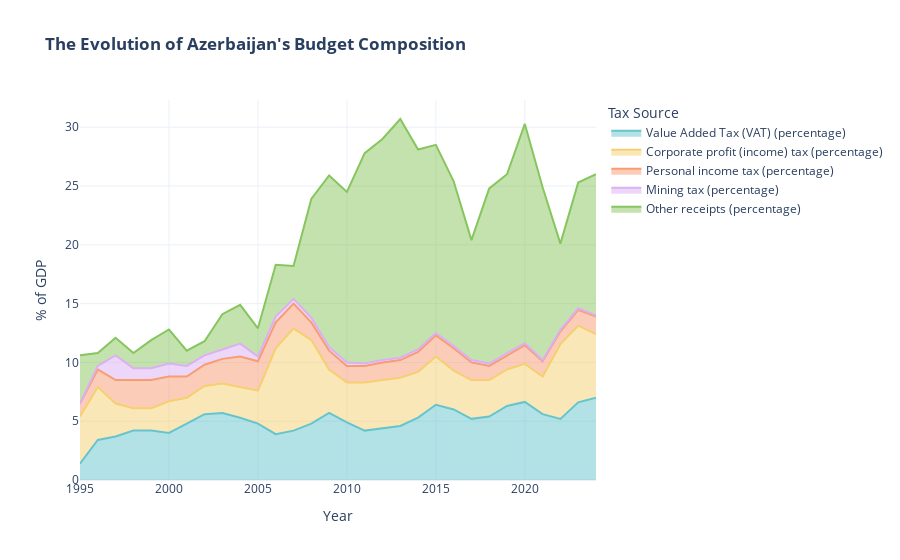

Notebook cell for this chart:
### Markdown cell above
This map shows which taxes move in the same direction. The red sections reveal that major revenues, like VAT and Income Tax, are closely linked; when the economy is doing well, these taxes usually rise together. On the other hand, taxes like the Mining Tax act differently because they depend on global market prices rather than local spending. This helps us see that while the core of the budget is stable and connected, some parts are more affected by outside world events.

### Code cell
major_taxes = [
    'VAT (%)', 'Corporate Profit Tax (%)',
    'Personal Income Tax (%)', 'Mining tax (%)', 'Other receipts (%)'
]
plot_cols = ['Value Added Tax (VAT) (percentage)', 'Corporate profit (income) tax (percentage)',
             'Personal income tax (percentage)', 'Mining tax (percentage)', 'Other receipts (percentage)']
df_long = df.melt(id_vars='Year', value_vars=plot_cols, var_name='Tax Source', value_name='% of GDP')
fig_area = px.area(df_long, x="Year", y="% of GDP", color="Tax Source",
                   title="<b>The Evolution of Azerbaijan's Budget Composition</b>",
                   template="plotly_white",
                   color_discrete_sequence=px.colors.qualitative.Pastel)
fig_area.show()

### Figure 1 — Plotly figure (JSON) as saved in the notebook; plotly's stock layout.template omitted (floating-point values rounded to 4 significant figures)
{"data": [{"fillpattern": {"shape": ""}, "hovertemplate": "Tax Source=Value Added Tax (VAT) (percentage)<br>Year=%{x}<br>% of GDP=%{y}<extra></extra>", "legendgroup": "Value Added Tax (VAT) (percentage)", "line": {"color": "rgb(102, 197, 204)"}, "marker": {"symbol": "circle"}, "mode": "lines", "name": "Value Added Tax (VAT) (percentage)", "orientation": "v", "showlegend": true, "stackgroup": "1", "x": [1995, 1996, 1997, 1998, 1999, 2000, 2001, 2002, 2003, 2004, 2005, 2006, 2007, 2008, 2009, 2010, 2011, 2012, 2013, 2014, 2015, 2016, 2017, 2018, 2019, 2020, 2021, 2022, 2023, 2024], "xaxis": "x", "y": [1.4, 3.4, 3.7, 4.2, 4.2, 4.0, 4.8, 5.6, 5.7, 5.3, 4.8, 3.9, 4.2, 4.8, 5.7, 4.9, 4.2, 4.4, 4.6, 5.3, 6.4, 6.0, 5.2, 5.4, 6.3, 6.64, 5.6, 5.19, 6.6, 7.0], "yaxis": "y", "type": "scatter"}, {"fillpattern": {"shape": ""}, "hovertemplate": "Tax Source=Corporate profit (income) tax (percentage)<br>Year=%{x}<br>% of GDP=%{y}<extra></extra>", "legendgroup": "Corporate profit (income) tax (percentage)", "line": {"color": "rgb(246, 207, 113)"}, "marker": {"symbol": "circle"}, "mode": "lines", "name": "Corporate profit (income) tax (percentage)", "orientation": "v", "showlegend": true, "stackgroup": "1", "x": [1995, 1996, 1997, 1998, 1999, 2000, 2001, 2002, 2003, 2004, 2005, 2006, 2007, 2008, 2009, 2010, 2011, 2012, 2013, 2014, 2015, 2016, 2017, 2018, 2019, 2020, 2021, 2022, 2023, 2024], "xaxis": "x", "y": [4.0, 4.5, 2.8, 1.9, 1.9, 2.7, 2.2, 2.4, 2.5, 2.6, 2.8, 7.3, 8.7, 7.1, 3.7, 3.4, 4.1, 4.1, 4.1, 3.9, 4.1, 3.3, 3.3, 3.1, 3.1, 3.24, 3.2, 6.36, 6.52, 5.4], "yaxis": "y", "type": "scatter"}, {"fillpattern": {"shape": ""}, "hovertemplate": "Tax Source=Personal income tax (percentage)<br>Year=%{x}<br>% of GDP=%{y}<extra></extra>", "legendgroup": "Personal income tax (percentage)", "line": {"color": "rgb(248, 156, 116)"}, "marker": {"symbol": "circle"}, "mode": "lines", "name": "Personal income tax (percentage)", "orientation": "v", "showlegend": true, "stackgroup": "1", "x": [1995, 1996, 1997, 1998, 1999, 2000, 2001, 2002, 2003, 2004, 2005, 2006, 2007, 2008, 2009, 2010, 2011, 2012, 2013, 2014, 2015, 2016, 2017, 2018, 2019, 2020, 2021, 2022, 2023, 2024], "xaxis": "x", "y": [1.1, 1.5, 2.0, 2.4, 2.4, 2.1, 1.8, 1.8, 2.1, 2.6, 2.5, 2.2, 2.1, 1.5, 1.6, 1.4, 1.4, 1.5, 1.5, 1.7, 1.8, 1.9, 1.5, 1.2, 1.2, 1.58, 1.3, 1.1, 1.35, 1.5], "yaxis": "y", "type": "scatter"}, {"fillpattern": {"shape": ""}, "hovertemplate": "Tax Source=Mining tax (percentage)<br>Year=%{x}<br>% of GDP=%{y}<extra></extra>", "legendgroup": "Mining tax (percentage)", "line": {"color": "rgb(220, 176, 242)"}, "marker": {"symbol": "circle"}, "mode": "lines", "name": "Mining tax (percentage)", "orientation": "v", "showlegend": true, "stackgroup": "1", "x": [1995, 1996, 1997, 1998, 1999, 2000, 2001, 2002, 2003, 2004, 2005, 2006, 2007, 2008, 2009, 2010, 2011, 2012, 2013, 2014, 2015, 2016, 2017, 2018, 2019, 2020, 2021, 2022, 2023, 2024], "xaxis": "x", "y": [0.0, 0.3, 2.1, 1.0, 1.0, 1.1, 0.9, 0.8, 0.8, 1.1, 0.4, 0.5, 0.4, 0.4, 0.3, 0.3, 0.2, 0.2, 0.2, 0.2, 0.2, 0.2, 0.2, 0.2, 0.2, 0.18, 0.1, 0.12, 0.13, 0.1], "yaxis": "y", "type": "scatter"}, {"fillpattern": {"shape": ""}, "hovertemplate": "Tax Source=Other receipts (percentage)<br>Year=%{x}<br>% of GDP=%{y}<extra></extra>", "legendgroup": "Other receipts (percentage)", "line": {"color": "rgb(135, 197, 95)"}, "marker": {"symbol": "circle"}, "mode": "lines", "name": "Other receipts (percentage)", "orientation": "v", "showlegend": true, "stackgroup": "1", "x": [1995, 1996, 1997, 1998, 1999, 2000, 2001, 2002, 2003, 2004, 2005, 2006, 2007, 2008, 2009, 2010, 2011, 2012, 2013, 2014, 2015, 2016, 2017, 2018, 2019, 2020, 2021, 2022, 2023, 2024], "xaxis": "x", "y": [4.1, 1.1, 1.5, 1.3, 2.4, 2.9, 1.3, 1.2, 3.0, 3.3, 2.4, 4.4, 2.8, 10.1, 14.6, 14.5, 17.9, 18.8, 20.3, 17.0, 16.0, 14.0, 10.2, 14.9, 15.2, 18.64, 14.7, 7.33, 10.7, 12.0], "yaxis": "y", "type": "scatter"}], "layout": {"xaxis": {"anchor": "y", "domain": [0.0, 1.0], "title": {"text": "Year"}}, "yaxis": {"anchor": "x", "domain": [0.0, 1.0], "title": {"text": "% of GDP"}}, "legend": {"title": {"text": "Tax Source"}, "tracegroupgap": 0}, "title": {"text": "<b>The Evolution of Azerbaijan's Budget Composition</b>"}}}
